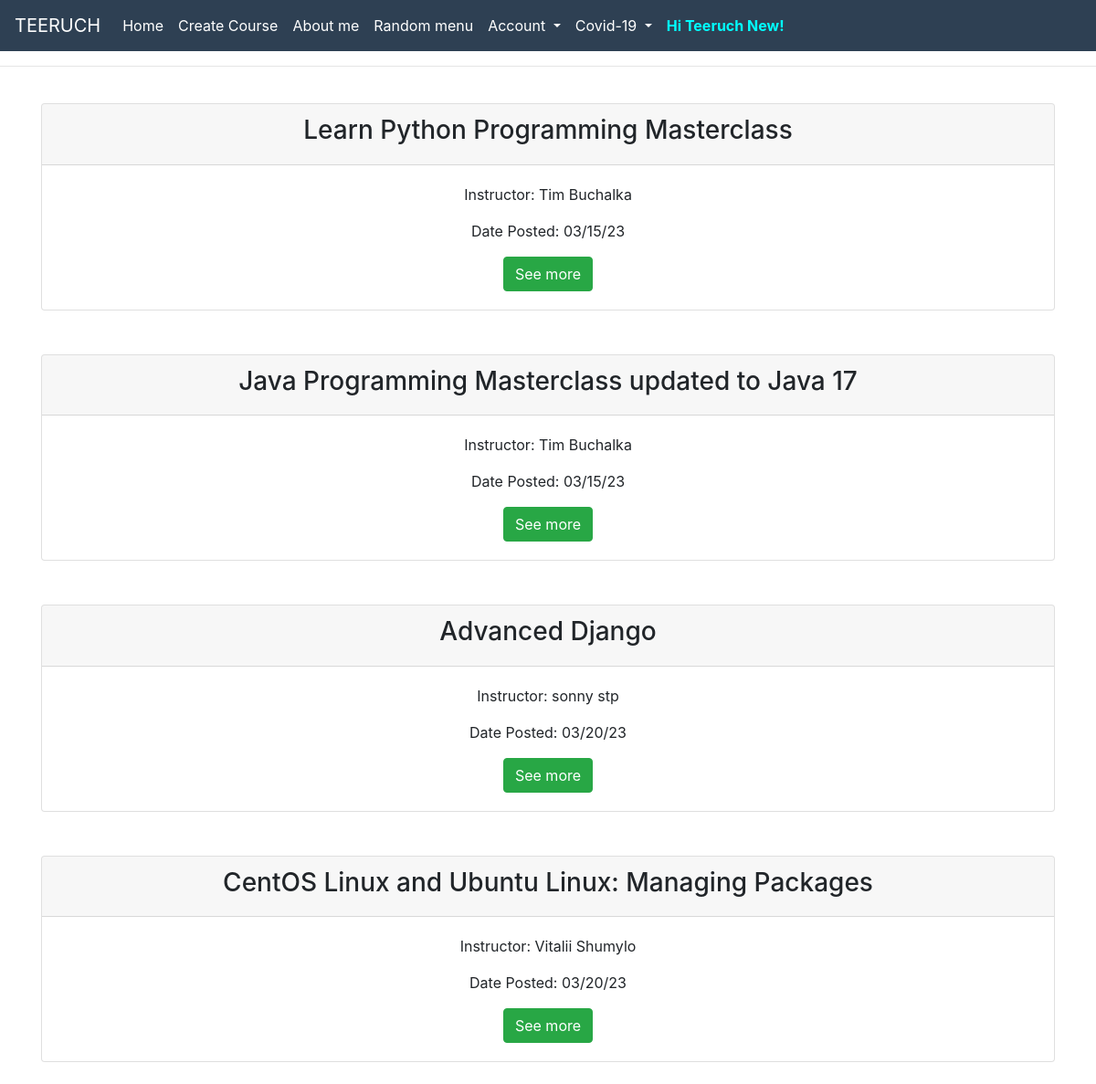
Screenshot of / (signed in) with the database file from the repository.
### models.py (models this page shows, shortened)
class User(UserMixin,db.Model) :
    id = db.Column(db.Integer, primary_key=True)
    username = db.Column(db.String(60), unique=True, nullable=False)
    password = db.Column(db.String(20), unique=True, nullable=False)
    email = db.Column(db.String(20), unique=True, nullable=False)

class Course(db.Model) :
    id = db.Column(db.Integer, primary_key=True)
    title = db.Column(db.String(120), nullable=False)
    description = db.Column(db.Text, nullable=False)
    price = db.Column(db.Integer, nullable=False)
    duration = db.Column(db.Integer, nullable=False)
    instructor = db.Column(db.String(80), nullable=False)
    date_created = db.Column(db.DateTime(), default=datetime.utcnow)

### app.py (the view)
@app.route('/')
def home() :
    all_courses = Course.query.all()
    return render_template("home.html", all_courses=all_courses)

### app.py (called while the page is built)
@login_manager.user_loader
def load_user(user_id) :
    return User.query.get(int(user_id))

### templates/home.html (shortened to what this page needs)
{% extends 'base.html' %}
{% block content %}
    {% for courses in all_courses %}
    <br>
    <div class="main" style="text-align: center">
        <div class="container">
            <div class="card">
                <div class="card-header">
                    <h3>{{courses.title}}</h3>
                </div>
                <div class="card-body">
                    <p>Instructor: {{courses.instructor}}</p>
                    <p>Date Posted: {{courses.date_created.strftime("%x")}}</p>
                    <a class="btn btn-success" href="/post-details/{{courses.id}}" role="button">See more</a>
                </div>
            </div>
        </div>
    </div><br>
    {% endfor %}
{% endblock content %}

### templates/base.html (shortened to what this page needs)
<!DOCTYPE html>
<html lang="en">
  <head>
    <link rel="stylesheet" href="{{url_for('static', filename='css/about.css')}}">
    <link
      rel="stylesheet"
      href="https://cdn.jsdelivr.net/npm/bootstrap@4.6.2/dist/css/bootstrap.min.css"
    />
  </head>
  <body>
    <nav class="navbar navbar-expand-sm navbar-custom">
      <a class="navbar-brand" href="{{url_for('home')}}">TEERUCH</a>
      <div class="collapse navbar-collapse" id="navbarSupportedContent">
        <ul class="navbar-nav mr-auto">
          <li class="nav-item active">
            <a class="nav-link" href="{{url_for('home')}}"
              >Home <span class="sr-only">(current)</span></a
            >
          </li>
          <li class="nav-item">
            <a class="nav-link" href="{{url_for('create')}}">Create Course</a>
          </li>
          <li class="nav-item">
            <a class="nav-link" href="{{url_for('about')}}">About me</a>
          </li>
          <li class="nav-item">
            <a class="nav-link" href="{{url_for('random_menu')}}">Random menu</a>
          </li>
          <li class="nav-item dropdown">
            <a
              class="nav-link dropdown-toggle"
              href="#"
              role="button"
              data-toggle="dropdown"
              aria-expanded="false"
            >
              Account
            </a>
          </li>
          <li class="nav-item dropdown">
            <a
              class="nav-link dropdown-toggle"
              href="#"
              role="button"
              data-toggle="dropdown"
              aria-expanded="false"
            >
              Covid-19
            </a>
          </li>
          <li class="nav-item">
            <a class="nav-link" href="#" style="color: aqua; font-weight:bold;">
              {% if current_user.is_authenticated %}
                Hi {{ current_user.username }}!
              {% else %}
              Not authenticated now
              {% endif %}
            </a>
          </li>
        </ul>
      </div>
    </nav>
    <div class='contianer' style="text-align: center;">
      <hr>
  </div>
    {% block content %}
    {% endblock content %}
  </body>
</html>

### static/css/about.css (style rules this page uses)
body { background: -webkit-linear-gradient(left, #ffffff, #ffffff); }

### templates/base.html (style rules this page uses)
.navbar-custom { background-color: #2e4053; }
.navbar-custom .navbar-brand, .navbar-custom .navbar-text { color: white; }
.navbar-custom .navbar-nav .nav-link { color: #ffffff; }
.navbar-custom .nav-item.active .nav-link, .navbar-custom .nav-item:hover .nav-link { color: #ffffff; }

### rows the page displays
User: username "Teeruch New"
Course: title "Learn Python Programming Masterclass", instructor "Tim Buchalka", date_created "03/15/23"
Course: title "Java Programming Masterclass updated to Java 17", instructor "Tim Buchalka", date_created "03/15/23"
Course: title "Advanced Django", instructor "sonny stp", date_created "03/20/23"
Course: title "CentOS Linux and Ubuntu Linux: Managing Packages", instructor "Vitalii Shumylo", date_created "03/20/23"
